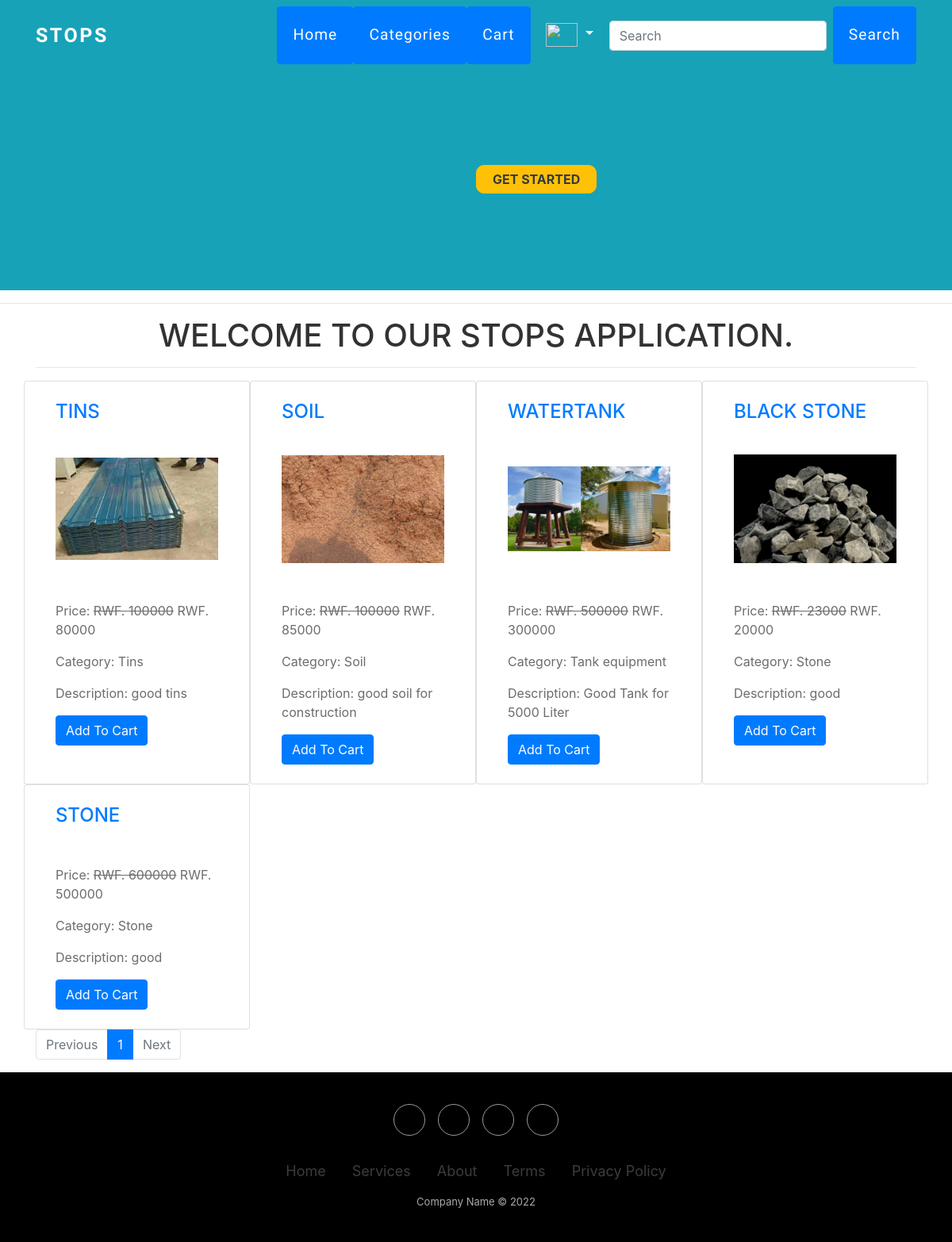
The page / (signed in) on the database its author committed.
### ecomapp/models.py (models this page shows, shortened)
class Product(models.Model):
    title = models.CharField(max_length=200)
    slug = models.SlugField(unique=True)
    category = models.ForeignKey(Category, on_delete=models.CASCADE)
    image = models.ImageField(upload_to="products")
    marked_price = models.PositiveIntegerField()
    selling_price = models.PositiveIntegerField()
    description = models.TextField()
    warranty = models.CharField(max_length=300, null=True, blank=True)
    return_policy = models.CharField(max_length=300, null=True, blank=True)
    view_count = models.PositiveIntegerField(default=0)
    productowner=models.CharField(User.get_full_name, max_length=300, default="ihamegrbt@gmail.com")

class Category(models.Model):
    title = models.CharField(max_length=200)
    slug = models.SlugField(unique=True)
    def __str__(self):
        return self.title

### ecomapp/views.py (the view)
# urls.py: path("", HomeView.as_view(), name="home"),
class HomeView(EcomMixin, TemplateView):
    template_name = "home.html"
    def get_context_data(self, **kwargs):
        context = super().get_context_data(**kwargs)
        context['myname'] = "Dipak Niroula"
        all_products = Product.objects.all().order_by("-id")
        paginator = Paginator(all_products, 8)
        page_number = self.request.GET.get('page')
        print(page_number)
        product_list = paginator.get_page(page_number)
        context['product_list'] = product_list
        return context

### ecomapp/views.py (called while the page is built)
    def dispatch(self, request, *args, **kwargs):
        cart_id = request.session.get("cart_id")
        if cart_id:
            cart_obj = Cart.objects.get(id=cart_id)
            if request.user.is_authenticated and request.user.customer:
                cart_obj.customer = request.user.customer
                cart_obj.save()
        return super().dispatch(request, *args, **kwargs)

### templates/home.html (shortened to what this page needs)
{% extends 'base.html' %}
{% block content %}
<div class="container">
    <h1 class="text-center">WELCOME TO OUR STOPS APPLICATION. </h1>
    <hr>
    <div class="row mt-3">
        {% for p in product_list %}
        <div class="col-md-3 card">
            <div class="m-4">
                <h4><a href="{% url 'ecomapp:productdetail' p.slug %}">{{p.title}}</a></h4>
                <img src="{{p.image.url}}" alt="" class="img-fluid" style="height: 200px; object-fit: contain;">
                <p class="mt-3">Price: <strike>RWF. {{p.marked_price}}</strike> RWF. {{p.selling_price}}</p>
                <p>Category: {{p.category}}</p> <p>Description: {{p.description}}</p>
                <a href="{% url 'ecomapp:addtocart' p.id %}" class="btn btn-primary">Add To Cart</a>
            </div>
        </div>
        {% endfor %}
    </div>
    <nav aria-label="...">
        <ul class="pagination">
            {% if product_list.has_previous %}
            <li class="page-item">
                <a class="page-link" href="?page={{ product_list.previous_page_number }}">Previous</a>
              </li>
            {% else %}
            <li class="page-item disabled">
                <a class="page-link" href="#" tabindex="-1" aria-disabled="true">Previous</a>
            </li>
            {% endif %}
            {% for i in product_list.paginator.page_range %}
            {% if i == product_list.number %}
            <li class="page-item active"><a class="page-link">{{i}}</a></li>
            {% else %}
            <li class="page-item"><a class="page-link" href="?page={{i}}">{{i}}</a></li>
            {% endif %}
            {% endfor %}
            {% if product_list.has_next %}
            <li class="page-item">
                <a class="page-link" href="?page={{ product_list.next_page_number }}">Next</a>
            </li>
            {% else %}
            <li class="page-item disabled">
                <a class="page-link" href="#" tabindex="-1" aria-disabled="true">Next</a>
            </li>
            {% endif %}
        </ul>
      </nav>
</div>
{% endblock %}

### templates/base.html (style rules this page uses)
p { color:#6c6c6f; font-size:1em; }
h1,h2,h3,h4,h5,h6 { color:#323233;text-transform:uppercase; }
nav { -webkit-transition: padding-top .3s,padding-bottom .3s; -moz-transition: padding-top .3s,padding-bottom .3s; transition: padding-top .3s,padding-bottom .3s; border: none; }

### rows shown on the page
Product: title "TINS", image (picture), marked_price "100000", selling_price "80000", category "Tins", description "good tins"
Product: title "SOIL", image (picture), marked_price "100000", selling_price "85000", category "Soil", description "good soil for construction"
Product: title "WATERTANK", image (picture), marked_price "500000", selling_price "300000", category "Tank equipment", description "Good Tank for 5000 Liter"
Product: title "BLACK STONE", image (picture), marked_price "23000", selling_price "20000", category "Stone", description "good"
Product: title "STONE", marked_price "600000", selling_price "500000", category "Stone", description "good"

### other values the page prints
{{ i }} "1"
